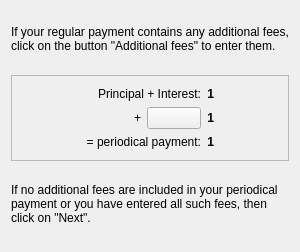
<?xml version="1.0" encoding="UTF-8"?>
<ui version="4.0">
 <class>AdditionalFeesWizardPageDecl</class>
 <widget class="QWizardPage" name="AdditionalFeesWizardPageDecl">
  <attribute name="title">
    <string>Additional Fees</string>
  </attribute>
  <layout class="QVBoxLayout">
    <property name="margin">
      <number>11</number>
    </property>
    <property name="spacing">
      <number>6</number>
    </property>
    <item>
      <widget class="QLabel" name="TextLabel21_2">
        <property name="text">
          <string>
If your regular payment contains any additional fees, click on the button &quot;Additional fees&quot; to enter them.</string>
        </property>
        <property name="alignment">
          <set>Qt::AlignTop</set>
        </property>
        <property name="wordWrap">
          <bool>true</bool>
        </property>
      </widget>
    </item>
    <item>
      <spacer name="Spacer58">
        <property name="sizeHint">
          <size>
            <width>0</width>
            <height>16</height>
          </size>
        </property>
        <property name="sizeType">
          <enum>QSizePolicy::Expanding</enum>
        </property>
        <property name="orientation">
          <enum>Qt::Vertical</enum>
        </property>
      </spacer>
    </item>
    <item>
      <widget class="QFrame" name="Frame9">
        <property name="frameShape">
          <enum>QFrame::StyledPanel</enum>
        </property>
        <property name="frameShadow">
          <enum>QFrame::Raised</enum>
        </property>
        <layout class="QGridLayout">
          <property name="margin">
            <number>11</number>
          </property>
          <property name="spacing">
            <number>6</number>
          </property>
          <item row="2" column="1">
            <widget class="QLabel" name="TextLabel21_1_3">
              <property name="text">
                <string>= periodical payment:</string>
              </property>
              <property name="alignment">
                <set>Qt::AlignVCenter|Qt::AlignRight</set>
              </property>
              <property name="wordWrap">
                <bool>false</bool>
              </property>
            </widget>
          </item>
          <item row="2" column="2">
            <widget class="QLabel" name="m_periodicPayment">
              <property name="font">
                <font>
                  <bold>true</bold>
                </font>
              </property>
              <property name="text">
                <string>1</string>
              </property>
              <property name="textFormat">
                <enum>Qt::PlainText</enum>
              </property>
              <property name="alignment">
                <set>Qt::AlignVCenter|Qt::AlignRight</set>
              </property>
              <property name="wordWrap">
                <bool>false</bool>
              </property>
            </widget>
          </item>
          <item row="1" column="2">
            <widget class="QLabel" name="m_additionalCost">
              <property name="font">
                <font>
                  <bold>true</bold>
                </font>
              </property>
              <property name="text">
                <string>1</string>
              </property>
              <property name="textFormat">
                <enum>Qt::PlainText</enum>
              </property>
              <property name="alignment">
                <set>Qt::AlignVCenter|Qt::AlignRight</set>
              </property>
              <property name="wordWrap">
                <bool>false</bool>
              </property>
            </widget>
          </item>
          <item row="1" column="1">
            <layout class="QHBoxLayout">
              <property name="margin">
                <number>0</number>
              </property>
              <property name="spacing">
                <number>6</number>
              </property>
              <item>
                <widget class="QLabel" name="TextLabel21_1_2">
                  <property name="text">
                    <string>+</string>
                  </property>
                  <property name="alignment">
                    <set>Qt::AlignVCenter|Qt::AlignRight</set>
                  </property>
                  <property name="wordWrap">
                    <bool>false</bool>
                  </property>
                </widget>
              </item>
              <item>
                <widget class="QPushButton" name="m_additionalFeeButton">
                  <property name="text">
                    <string/>
                  </property>
                </widget>
              </item>
            </layout>
          </item>
          <item row="0" column="2">
            <widget class="QLabel" name="m_basePayment">
              <property name="font">
                <font>
                  <bold>true</bold>
                </font>
              </property>
              <property name="text">
                <string>1</string>
              </property>
              <property name="textFormat">
                <enum>Qt::PlainText</enum>
              </property>
              <property name="alignment">
                <set>Qt::AlignVCenter|Qt::AlignRight</set>
              </property>
              <property name="wordWrap">
                <bool>false</bool>
              </property>
            </widget>
          </item>
          <item row="0" column="1">
            <widget class="QLabel" name="TextLabel21_1">
              <property name="text">
                <string>Principal + Interest:</string>
              </property>
              <property name="alignment">
                <set>Qt::AlignVCenter|Qt::AlignRight</set>
              </property>
              <property name="wordWrap">
                <bool>false</bool>
              </property>
            </widget>
          </item>
          <item row="1" column="0">
            <spacer name="spacer173_2">
              <property name="sizeHint">
                <size>
                  <width>40</width>
                  <height>20</height>
                </size>
              </property>
              <property name="sizeType">
                <enum>QSizePolicy::Expanding</enum>
              </property>
              <property name="orientation">
                <enum>Qt::Horizontal</enum>
              </property>
            </spacer>
          </item>
          <item row="1" column="3">
            <spacer name="spacer173">
              <property name="sizeHint">
                <size>
                  <width>40</width>
                  <height>20</height>
                </size>
              </property>
              <property name="sizeType">
                <enum>QSizePolicy::Expanding</enum>
              </property>
              <property name="orientation">
                <enum>Qt::Horizontal</enum>
              </property>
            </spacer>
          </item>
        </layout>
      </widget>
    </item>
    <item>
      <spacer name="Spacer59">
        <property name="sizeHint">
          <size>
            <width>0</width>
            <height>16</height>
          </size>
        </property>
        <property name="sizeType">
          <enum>QSizePolicy::Expanding</enum>
        </property>
        <property name="orientation">
          <enum>Qt::Vertical</enum>
        </property>
      </spacer>
    </item>
    <item>
      <widget class="QLabel" name="TextLabel21_2_2">
        <property name="text">
          <string>If no additional fees are included in your periodical payment or you have entered all such fees, then click on &quot;Next&quot;.</string>
        </property>
        <property name="alignment">
          <set>Qt::AlignTop</set>
        </property>
        <property name="wordWrap">
          <bool>true</bool>
        </property>
      </widget>
    </item>
    <item>
      <spacer name="Spacer60">
        <property name="sizeHint">
          <size>
            <width>0</width>
            <height>16</height>
          </size>
        </property>
        <property name="sizeType">
          <enum>QSizePolicy::Expanding</enum>
        </property>
        <property name="orientation">
          <enum>Qt::Vertical</enum>
        </property>
      </spacer>
    </item>
  </layout>
 </widget>
 <resources/>
 <connections/>
 <customwidgets>
 </customwidgets>
 <tabstops>
 </tabstops>
</ui>
